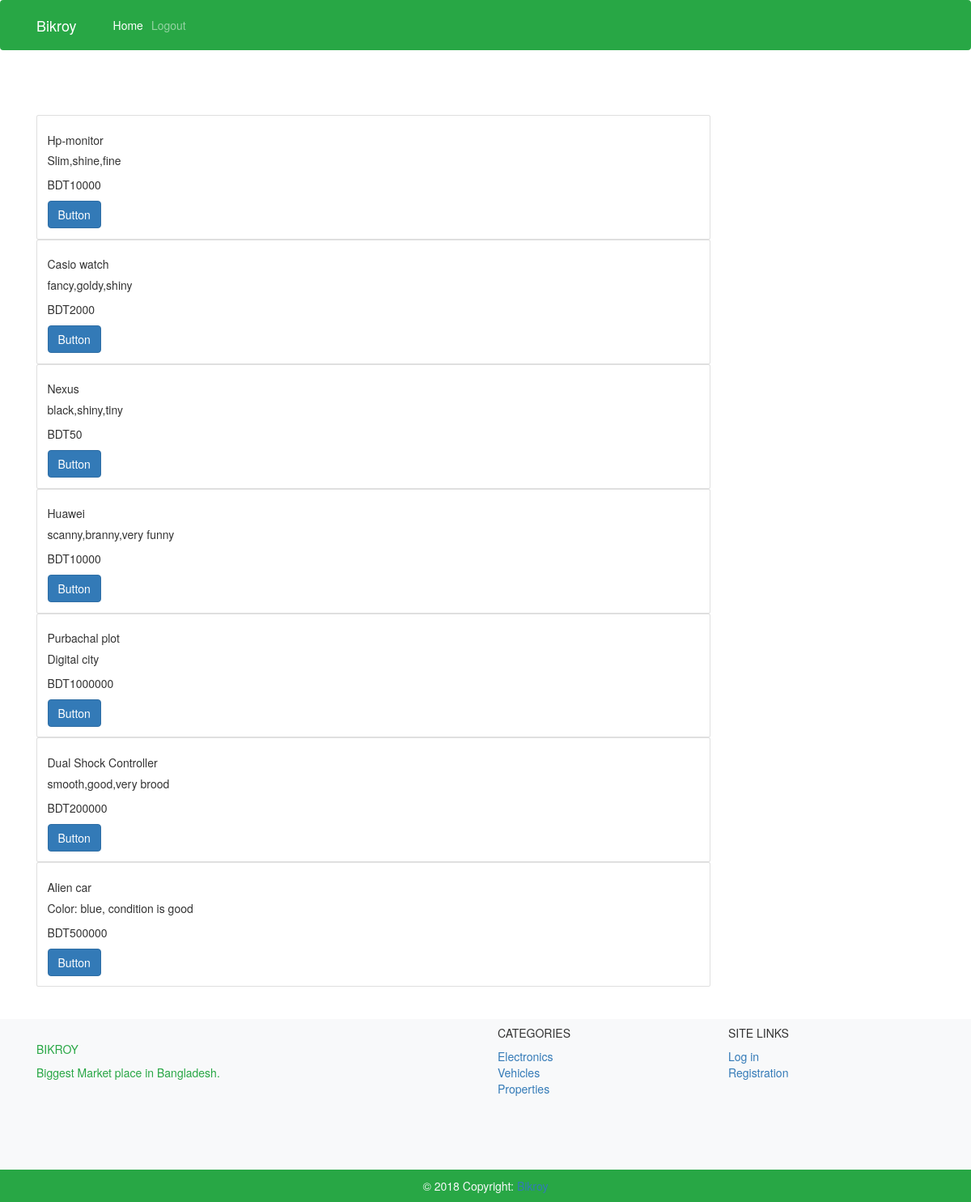
The page /allpost/ (signed in) on the database its author committed.
### product/models.py (models this page shows, shortened)
class UserProduct(models.Model):
    product_title = models.CharField(max_length=100)
    product_description = models.TextField()
    product_price = models.PositiveIntegerField() # from 0-2147483647
    price_negotiable = models.CharField(max_length=50) # No or Yes or little
    product_usage_age = models.CharField(max_length=200) # brand_new or 7 days or 6 months
    product_warranty = models.CharField(max_length=100) # 1 year or 4 months or none
    product_category = models.CharField(max_length=50)
    product_image = models.FileField(upload_to = 'product_image/', default = 'product_image/no_image.png')
    seller_name = models.CharField(max_length=200)
    seller_location = models.CharField(max_length=200)
    seller_email = models.EmailField(max_length=254)
    seller_phone = models.CharField(max_length=30)
    seller_city = models.CharField(max_length = 100)
    date_published = models.DateTimeField(auto_now=True)
    product_display_last_date = models.DateField(auto_now=False, auto_now_add=False) # date after which this product would not be shown in website.

### product/views.py (the view)
# urls.py: path('allpost/',views.allpost,name = 'allpost'),
def allpost(request,pk = None):
	if(pk):
		allpost = UserProduct.objects.filter(seller_city = pk)
		return render(request,'product/allpost.html',{'posts':allpost})
	else:
		allpost = UserProduct.objects.all()
		return render(request,'product/allpost.html',{'posts':allpost})

### product/templates/product/allpost.html
{% extends 'base.html' %}
{% block content %}
<div class="container">
{% for post in posts %}
<div class="card w-75">
  <div class="card-body">
    <h5 class="card-title">{{post.product_title}}</h5>
    <p class="card-text">{{post.product_description}}</p>
    <p class="card-text">BDT{{post.product_price}}</p>
    <a href="#" class="btn btn-primary">Button</a>
  </div>
</div>
{% endfor %}
</div>
{% endblock %}

### rows shown on the page
UserProduct: product_title "Hp-monitor", product_description "Slim,shine,fine", product_price "10000"
UserProduct: product_title "Casio watch", product_description "fancy,goldy,shiny", product_price "2000"
UserProduct: product_title "Nexus", product_description "black,shiny,tiny", product_price "50"
UserProduct: product_title "Huawei", product_description "scanny,branny,very funny", product_price "10000"
UserProduct: product_title "Purbachal plot", product_description "Digital city", product_price "1000000"
UserProduct: product_title "Dual Shock Controller", product_description "smooth,good,very brood", product_price "200000"
UserProduct: product_title "Alien car", product_description "Color: blue, condition is good", product_price "500000"
